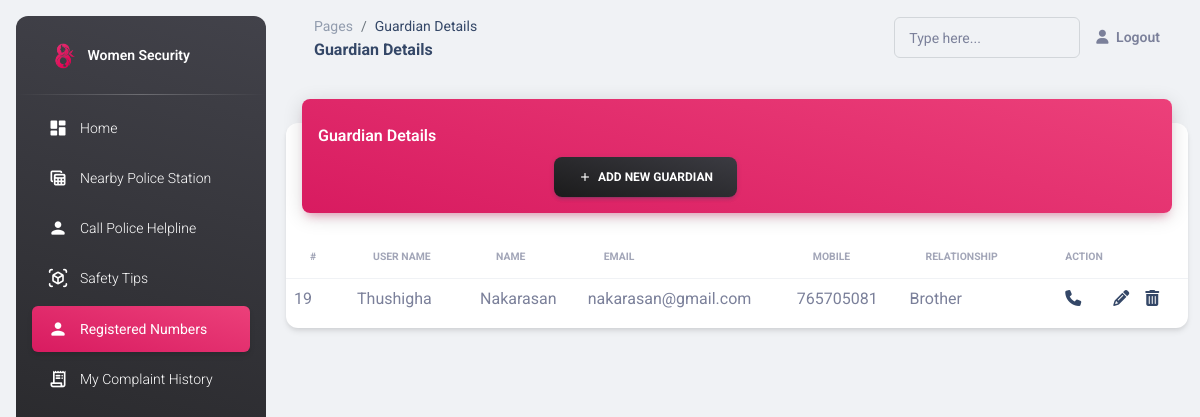
Page /System/WS/user/guardian.php (signed in) on the committed database.
### tables this page shows
CREATE TABLE `guardians` (
  `id` int(11) NOT NULL,
  `user_id` int(11) NOT NULL,
  `username` varchar(30) NOT NULL,
  `name` varchar(30) NOT NULL,
  `mobile` int(11) NOT NULL,
  `email` varchar(30) NOT NULL,
  `relationship` varchar(30) NOT NULL
);

### System/WS/user/guardian.php (the view, shortened to what this page needs)
<?php
include 'header.php';
?>
<?php include 'sidenav.php'; ?>
<main class="main-content position-relative max-height-vh-100 h-100 border-radius-lg ">
  <nav class="navbar navbar-main navbar-expand-lg px-0 mx-4 shadow-none border-radius-xl" id="navbarBlur" data-scroll="true">
    <div class="container-fluid py-1 px-3">
      <nav aria-label="breadcrumb">
        <ol class="breadcrumb bg-transparent mb-0 pb-0 pt-1 px-0 me-sm-6 me-5">
          <li class="breadcrumb-item text-sm"><a class="opacity-5 text-dark" href="javascript:;">Pages</a></li>
          <li class="breadcrumb-item text-sm text-dark active" aria-current="page">Guardian Details</li>
        </ol>
        <h6 class="font-weight-bolder mb-0">Guardian Details</h6>
      </nav>
      <div class="collapse navbar-collapse mt-sm-0 mt-2 me-md-0 me-sm-4" id="navbar">
        <div class="ms-md-auto pe-md-3 d-flex align-items-center">
          <div class="input-group input-group-outline">
            <label class="form-label">Type here...</label>
            <input type="text" class="form-control">
          </div>
        </div>
        <ul class="navbar-nav  justify-content-end">
          <?php if (isset($_SESSION['user_id'])) : ?>
            <li class="nav-item d-flex align-items-center">
              <a href="logout.php" class="nav-link text-body font-weight-bold px-0">
                <i class="fa fa-user me-sm-1"></i>
                <span class="d-sm-inline d-none">Logout</span>
              </a>
            </li>
          <?php endif; ?>
        </ul>
      </div>
    </div>
  </nav>
  <div class="container-fluid py-4">
    <div class="row">
      <div class="col-12">
        <div class="card my-4">
          <div class="card-header p-0 position-relative mt-n4 mx-3 z-index-2">
            <div class="bg-gradient-primary shadow-primary border-radius-lg pt-4 pb-3">
              <h6 class="text-white text-capitalize ps-3">Guardian Details </h6>
              <div class="col-6 text-end">
                <a class="btn bg-gradient-dark mb-0" href="add_guardian.php"><i class="material-icons text-sm">add</i>&nbsp;&nbsp;Add New Guardian</a>
              </div>
            </div>
          </div>
          <div class="card-body px-0 pb-2">
            <div class="table-responsive p-0">
              <?php
              require_once "dbcon.php";
              $sql = "SELECT * FROM guardians where user_id = " . $_SESSION['user_id'] . "";
              if ($result = $pdo->query($sql)) {
                if ($result->rowCount() > 0) {
                  echo '<table class="table align-items-center justify-content-center mb-0">';
                  echo "<thead>";
                  echo "<tr>";
                  echo '<th class="text-uppercase text-secondary text-xxs font-weight-bolder opacity-7">#</th>';
                  echo '<th class="text-uppercase text-secondary text-xxs font-weight-bolder opacity-7">User Name</th>';
                  echo '<th class="text-uppercase text-secondary text-xxs font-weight-bolder opacity-7">Name</th>';
                  echo '<th class="text-uppercase text-secondary text-xxs font-weight-bolder opacity-7">Email</th>';
                  echo '<th class="text-uppercase text-secondary text-xxs font-weight-bolder opacity-7">Mobile</th>';
                  echo '<th class="text-uppercase text-secondary text-xxs font-weight-bolder opacity-7">Relationship</th>';
                  echo '<th class="text-uppercase text-secondary text-xxs font-weight-bolder opacity-7">Action</th>';
                  echo "</tr>";
                  echo "</thead>";
                  echo "<tbody>";
                  while ($row = $result->fetch()) {
                    echo "<tr>";
                    echo "<tr>";
                    echo "<td>" . $row['id'] . "</td>";
                    echo "<td>" . $row['username'] . "</td>";
                    echo "<td>" . $row['name'] . "</td>";
                    echo "<td>" . $row['email'] . "</td>";
                    echo "<td>" . $row['mobile'] . "</td>";
                    echo "<td>" . $row['relationship'] . "</td>";
                    echo "<td>";
                    echo '<a href="police_helpline.php?mobile=' . $row['mobile'] . '" class="px-3" title="Call" data-toggle="tooltip"><span class="fa fa-phone"></span></a>';
                    echo '<a href="guardian_update.php?id=' . $row['id'] . '" class="px-3" title="Update Record" data-toggle="tooltip"><span class="fa fa-pencil"></span></a>';
                    echo '<a href="guardian_delete.php?id=' . $row['id'] . '" title="Delete Record" data-toggle="tooltip"><span class="fa fa-trash"></span></a>';
                    echo "</td>";
                    echo "</tr>";
                  }
                  echo "</tbody>";
                  echo "</table>";
                } else {
                  echo '<div class="alert alert-danger"><em>No records were found.</em></div>';
                }
              } else {
                echo "Oops! Something went wrong. Please try again later.";
              }
              ?>
            </div>
          </div>
        </div>
      </div>
    </div>
  </div>
</main>
<?php include 'footer.php'; ?>

### rows in the picture
guardians: id "19", username "Thushigha", name "Nakarasan", email "nakarasan@gmail.com", mobile "765705081", relationship "Brother"
